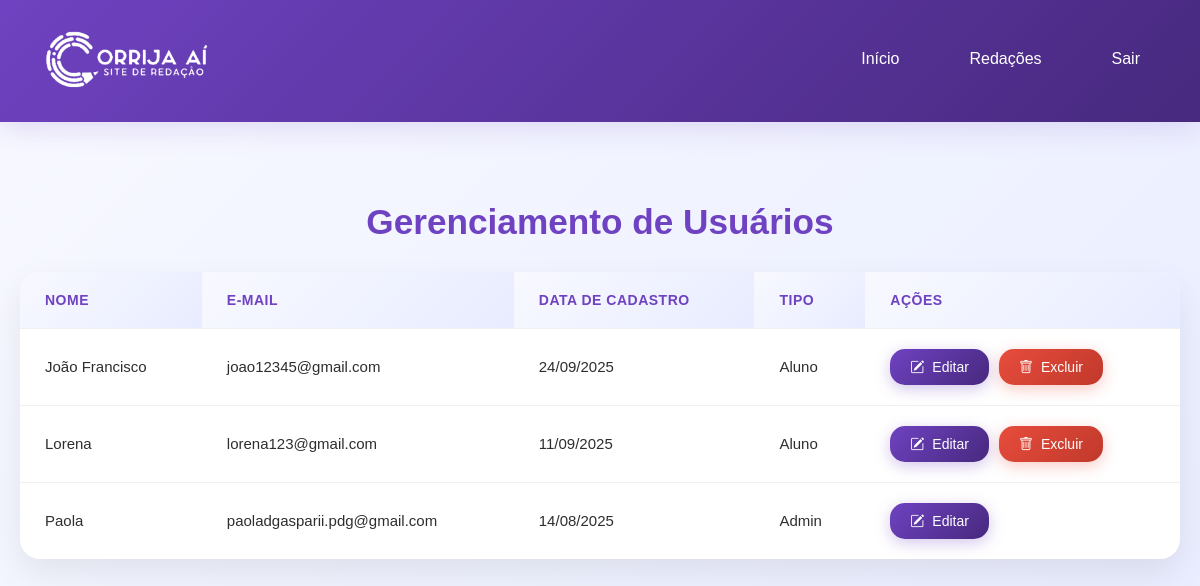
The app's page /admin/usuarios.php (signed in), older data.
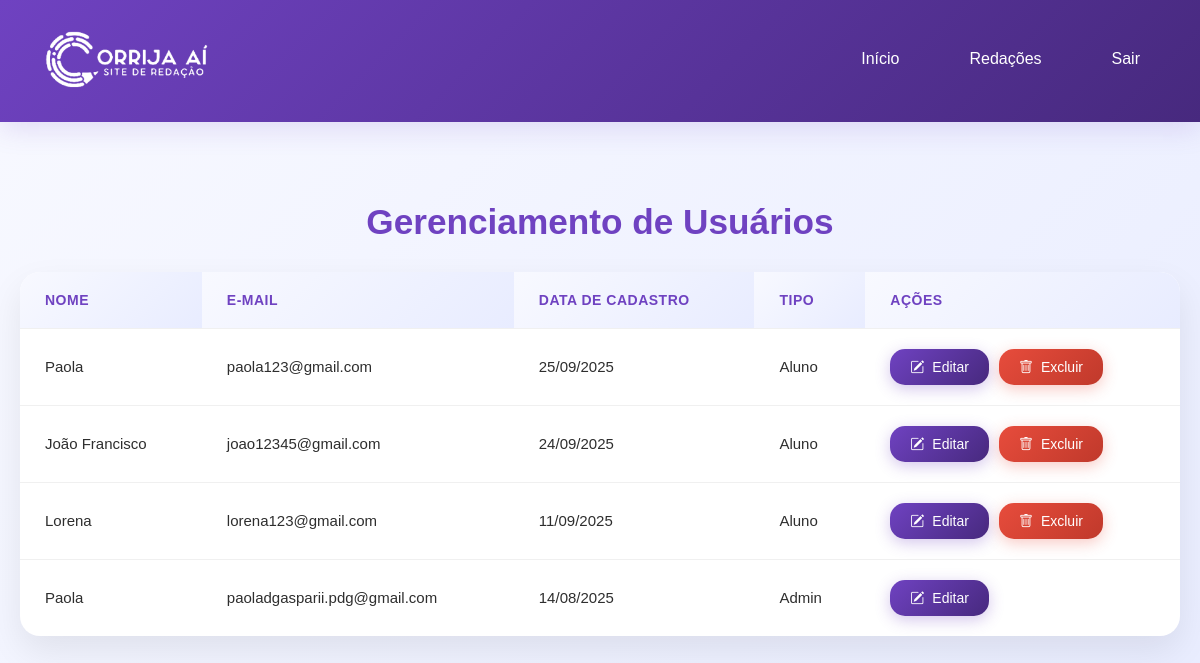
The same page, newer data.
### tables this page shows
CREATE TABLE IF NOT EXISTS `usuarios` (
  `id` int NOT NULL AUTO_INCREMENT,
  `nome` varchar(100) NOT NULL,
  `email` varchar(150) NOT NULL,
  `senha` varchar(255) NOT NULL,
  `data_cadastro` timestamp NULL DEFAULT CURRENT_TIMESTAMP,
  `is_admin` tinyint(1) NOT NULL DEFAULT '0',
  PRIMARY KEY (`id`),
  UNIQUE KEY `email` (`email`),
  KEY `idx_email` (`email`)
);

### verificar_sessao.php (called while the page is built, shortened)
<?php
function obter_usuario_logado() {
    if (isset($_SESSION['logado']) && $_SESSION['logado'] === true) {
        $primeiro_nome = explode(' ', $_SESSION['usuario_nome'])[0];
        return [
            'id' => $_SESSION['usuario_id'],
            'nome' => $primeiro_nome,
            'email' => $_SESSION['usuario_email'],
            'is_admin' => $_SESSION['is_admin']
        ];
    }
    return null;
}
?>

### admin/usuarios.php (the view, shortened to what this page needs)
<?php
require_once '../verificar_sessao.php';
require_once '../config.php';
$admin_logado = obter_usuario_logado();
$stmt = $pdo->query("SELECT id, nome, email, data_cadastro, is_admin FROM usuarios ORDER BY data_cadastro DESC");
$usuarios = $stmt->fetchAll(PDO::FETCH_ASSOC);
?>
<!DOCTYPE html>
<html lang="pt-br">
<head>
    <link rel="stylesheet" href="css/style.css">
    <link rel="stylesheet" href="https://cdn.jsdelivr.net/npm/bootstrap-icons@1.13.1/font/bootstrap-icons.min.css">
</head>
<body>
    <?php include 'header.php'; ?>
    <div class="container">
        <h2>Gerenciamento de Usuários</h2>
        <table>
            <thead>
                <tr>
                    <th>Nome</th>
                    <th>E-mail</th>
                    <th>Data de Cadastro</th>
                    <th>Tipo</th>
                    <th>Ações</th>
                </tr>
            </thead>
            <tbody>
                <?php if (empty($usuarios)): ?>
                    <tr>
                        <td colspan="5">Nenhum usuário encontrado.</td>
                    </tr>
                <?php else: ?>
                    <?php foreach ($usuarios as $usuario): ?>
                        <tr>
                            <td data-label="Nome"><?php echo htmlspecialchars($usuario['nome']); ?></td>
                            <td data-label="E-mail"><?php echo htmlspecialchars($usuario['email']); ?></td>
                            <td data-label="Data de Cadastro"><?php echo date('d/m/Y', strtotime($usuario['data_cadastro'])); ?></td>
                            <td data-label="Tipo">
                                <span class="status-badge <?php echo $usuario['is_admin'] ? 'status-admin' : 'status-aluno'; ?>">
                                    <?php echo $usuario['is_admin'] ? 'Admin' : 'Aluno'; ?>
                                </span>
                            </td>
                            <td data-label="Ações">
                                <div class="actions-cell">
                                    <form action="editar_usuario.php" method="GET" style="display:inline;">
                                        <button type="submit" class="btn btn-sm"><i class="bi bi-pencil-square"></i> Editar</button>
                                    </form>
                                    <?php if ($usuario['id'] != $admin_logado['id']): ?>
                                        <form action="excluir_usuario.php" method="POST" style="display:inline;" onsubmit="return confirm('Tem certeza que deseja excluir este usuário? Esta ação não pode ser desfeita.');">
                                            <button type="submit" class="btn btn-sm btn-danger"><i class="bi bi-trash"></i> Excluir</button>
                                        </form>
                                    <?php endif; ?>
                                </div>
                            </td>
                        </tr>
                    <?php endforeach; ?>
                <?php endif; ?>
            </tbody>
        </table>
    </div>
</body>
</html>

Row changes from the older to the newer data that the page shows:
added usuarios: nome "Paola", email "paola123@gmail.com", data_cadastro "25/09/2025", is_admin "Aluno"
